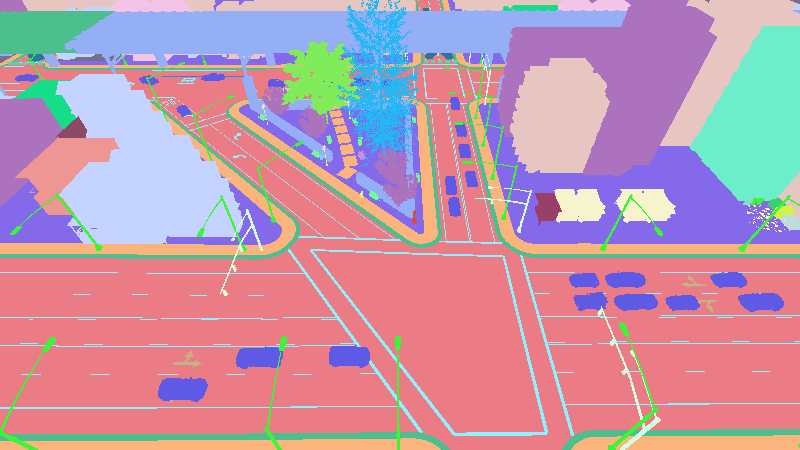
#> input picture data/coperception_uav/town3/airsim_camera_seg/sweeps/CAMERA_BACK_id_0/1623936169572615936_seg.png, 800 x 450 px
$ python -i vid_audit.py   (imports and definitions only)
#> lines starting #> are read from the running program, lines starting #| are printed output that depends on the picture
"""VisDrone2019-VID train / val data-integrity audit (no training, no pilot).

  1. structure: clip ids, frames per clip, resolution, frame-index continuity vs annotation;
  2. annotation schema (VID toolkit: frame_index, target_id, left, top, width, height, score, category, truncation,
     occlusion): value ranges, ignored regions, per-class counts;
  3. track statistics: tracks per clip, track length (frames), fragmentation (gaps inside a track), objects per frame,
     small (< 32^2 px) fraction;
  4. DET leakage: (a) metadata - numeric source ids in DET names (0000013_..._d_...) vs VID clip ids (uav0000013_...);
     (b) 64-bit DCT perceptual hash of EVERY VID frame vs every DET-train / DET-val / DET-test-dev image, Hamming
     distance; pairs <= --thr are suspects, confirmed with a 64x64 grey normalised correlation; side-by-side JPEGs of
     the suspects are written for manual inspection (outside git).
Usage: python -I vid_audit.py VID_ROOT OUT_DIR SIDE_DIR --det NAME=DIR ... [--procs 6] [--thr 10]
"""
import argparse
import json
import re
import sys
from collections import Counter, defaultdict
from multiprocessing import Pool
from pathlib import Path

import numpy as np
from PIL import Image

N = 32
_C = np.array([[np.sqrt((1 if k == 0 else 2) / N) * np.cos(np.pi * (2 * n + 1) * k / (2 * N)) for n in range(N)]
               for k in range(N)])
POP = np.array([bin(i).count("1") for i in range(256)], np.uint8)


def phash(path):
    """(64-bit pHash as 8 uint8, 64x64 grey thumbnail, (w, h))."""
    im = Image.open(path)
#> im is the input picture: PIL image 800x450 RGB; mean R, G, B 192.3, 151.8, 171.2
    w, h = im.size
#> w = 800; h = 450
    g = im.convert("L")
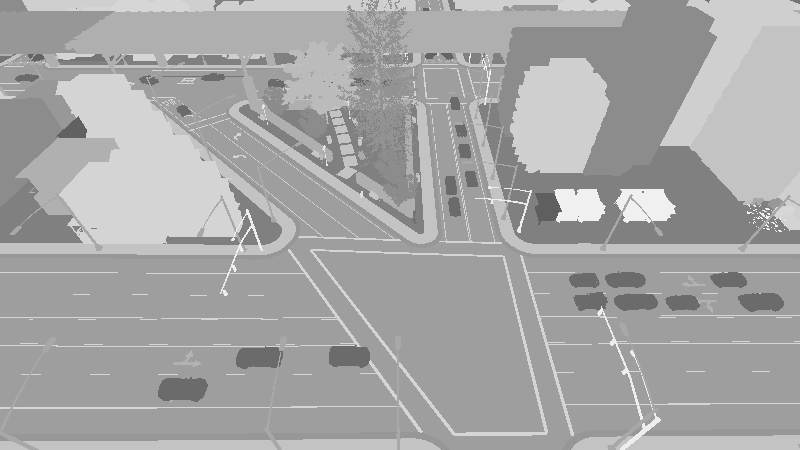
#> g: PIL image 800x450 L; min 95, max 240, mean 166
    a = np.asarray(g.resize((N, N), Image.BILINEAR), np.float64)
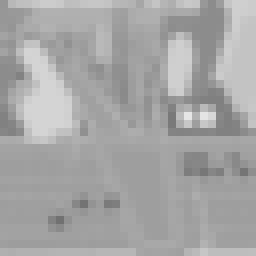
#> a: shape (32, 32) float64 (shown 8 times larger); min 113, max 230, mean 166
    D = _C @ a @ _C.T
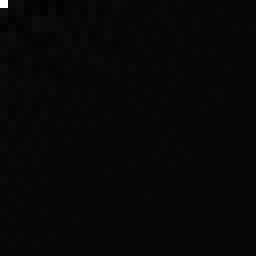
#> D: shape (32, 32) float64 (shown 8 times larger); min -164.1, max 5310.9, mean 4.9; drawn with min black and max white
    low = D[:8, :8].flatten()
#> low = 64 values, max 5310.9 at index 0, min -164.1 at index 5, mean 79.9
    bits = low > np.median(low[1:])
    th = np.asarray(g.resize((64, 64), Image.BILINEAR), np.uint8)
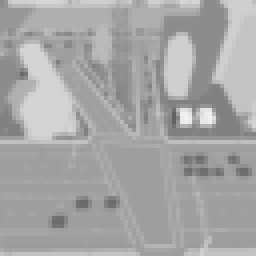
#> th: shape (64, 64) (shown 4 times larger); min 97, max 240, mean 166
    return np.packbits(bits), th, (w, h)


# [6 lines left out: function hash_job, not called in this run]


def read_ann(path):
    A = np.loadtxt(path, delimiter=",", dtype=np.int64, ndmin=2) if path.stat().st_size else np.zeros((0, 10), np.int64)
    return A


# [144 lines left out: functions ncc, main, not called in this run]


# [2 lines not run here, left out]

>>> result = phash('../../../data/coperception_uav/town3/airsim_camera_seg/sweeps/CAMERA_BACK_id_0/1623936169572615936_seg.png')

$ run again, on data/coperception_uav/town3/airsim_camera_seg/sweeps/CAMERA_BACK_id_0/1623937895280669184_seg.png
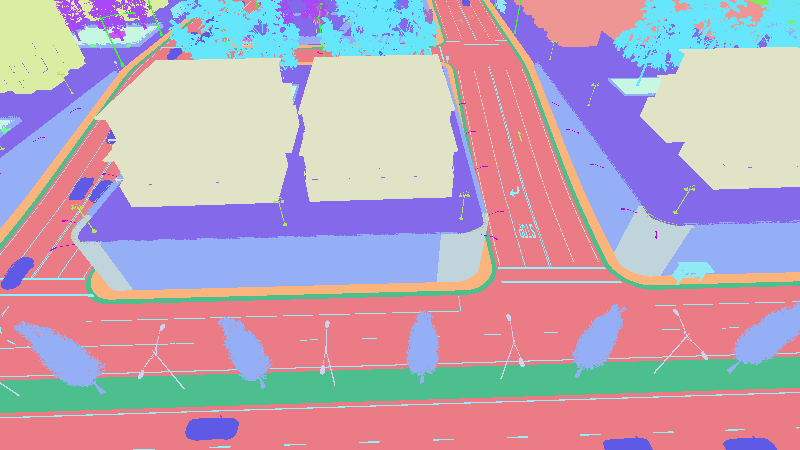
#> input picture data/coperception_uav/town3/airsim_camera_seg/sweeps/CAMERA_BACK_id_0/1623937895280669184_seg.png, 800 x 450 px
#> in phash, im is the input picture: PIL image 800x450 RGB; mean R, G, B 186, 165.2, 183.3
#> in phash, `g = im.convert("L")`:
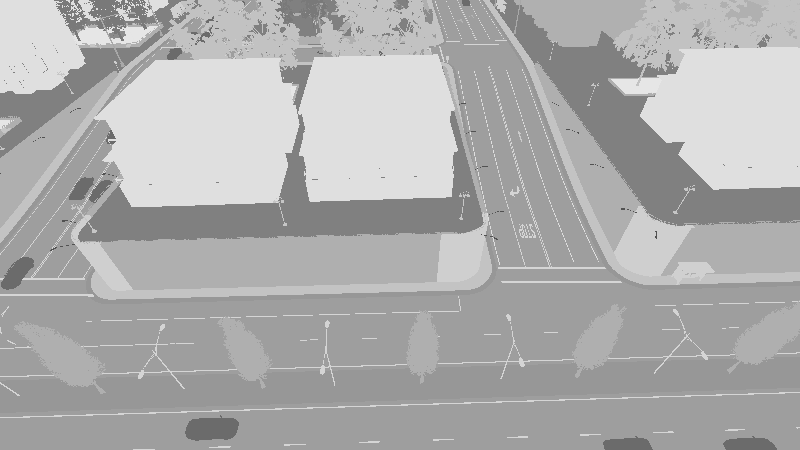
#> g: PIL image 800x450 L; min 81, max 230, mean 173.4
#> low = 64 values, max 5549.4 at index 0, min -211.6 at index 3, mean 99.08
#> in phash, `th = np.asarray(g.resize((64, 64), Image.BILINEAR), np.uint8)`:
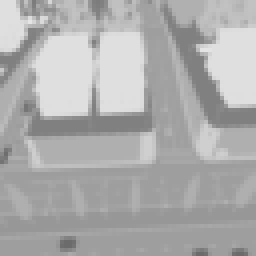
#> th: shape (64, 64) (shown 4 times larger); min 107, max 229, mean 173.4

$ run again, on data/coperception_uav/town3/airsim_camera_seg/sweeps/CAMERA_BACK_id_0/1623937897875724544_seg.png
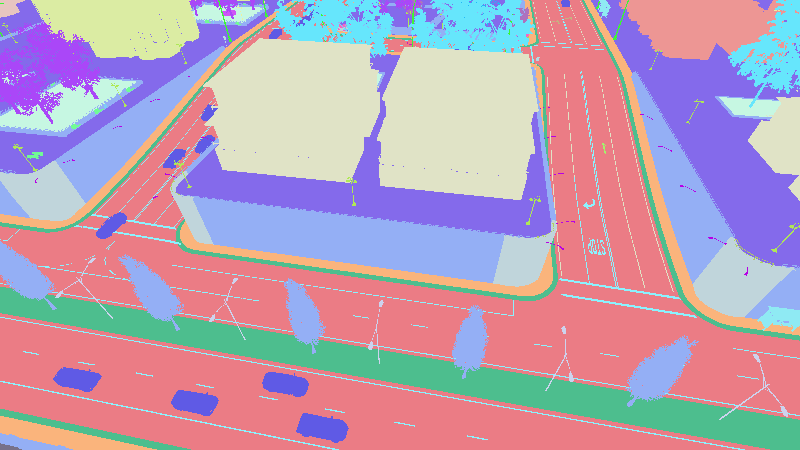
#> input picture data/coperception_uav/town3/airsim_camera_seg/sweeps/CAMERA_BACK_id_0/1623937897875724544_seg.png, 800 x 450 px
#> in phash, im is the input picture: PIL image 800x450 RGB; mean R, G, B 186.6, 159.7, 181.1
#> in phash, `g = im.convert("L")`:
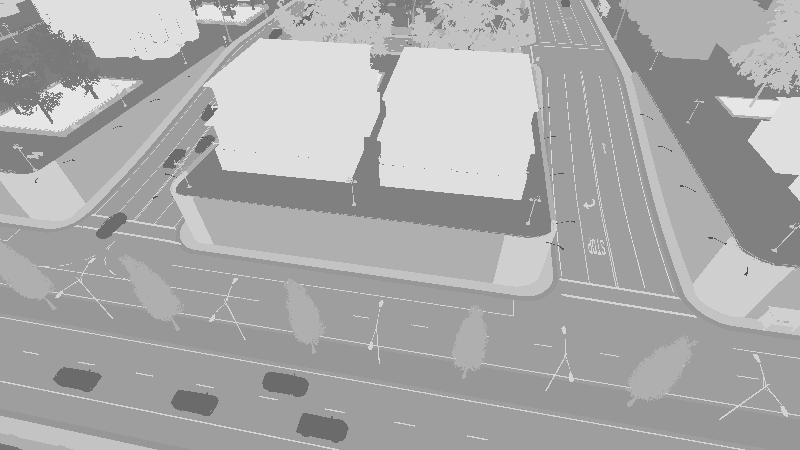
#> g: PIL image 800x450 L; min 81, max 230, mean 170.1
#> low = 64 values, max 5443.5 at index 0, min -223.2 at index 10, mean 82.17
#> in phash, `th = np.asarray(g.resize((64, 64), Image.BILINEAR), np.uint8)`:
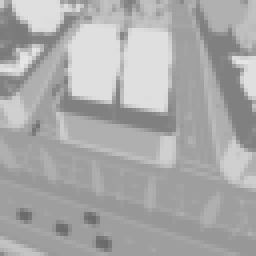
#> th: shape (64, 64) (shown 4 times larger); min 107, max 230, mean 170.1

$ run again, on data/coperception_uav/town3/airsim_camera_seg/sweeps/CAMERA_BACK_id_0/1623939224097021440_seg.png
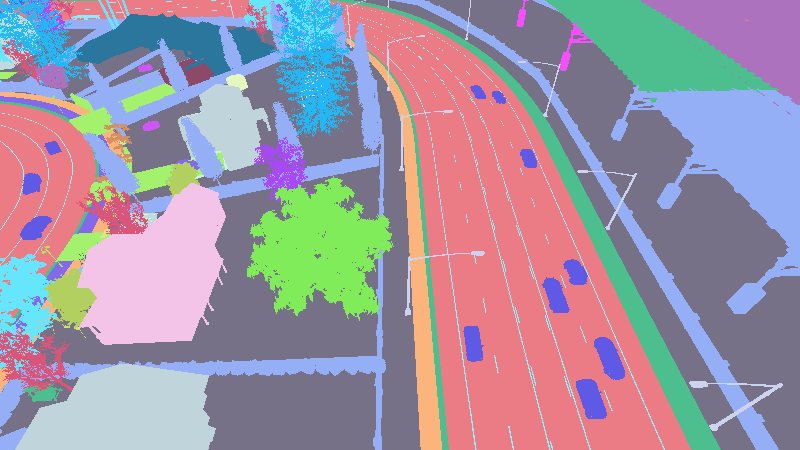
#> input picture data/coperception_uav/town3/airsim_camera_seg/sweeps/CAMERA_BACK_id_0/1623939224097021440_seg.png, 800 x 450 px
#> in phash, im is the input picture: PIL image 800x450 RGB; mean R, G, B 158.6, 148.1, 164.7
#> in phash, `g = im.convert("L")`:
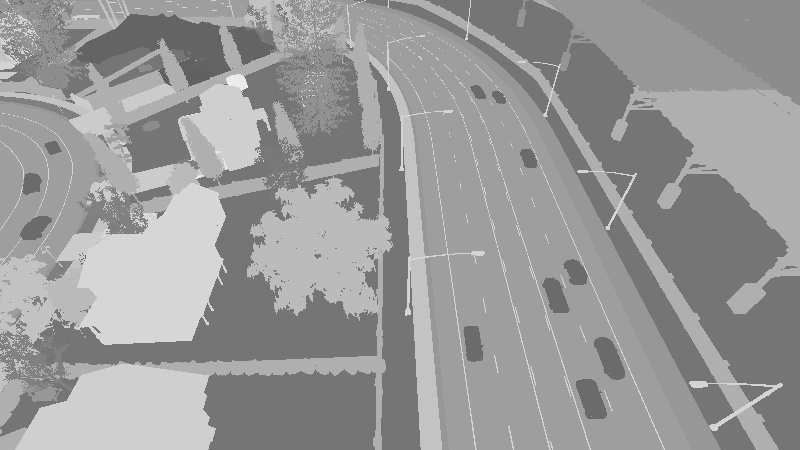
#> g: PIL image 800x450 L; min 95, max 239, mean 153
#> low = 64 values, max 4893.2 at index 0, min -190.6 at index 11, mean 77.71
#> in phash, `th = np.asarray(g.resize((64, 64), Image.BILINEAR), np.uint8)`:
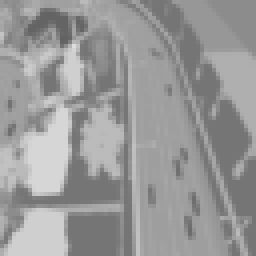
#> th: shape (64, 64) (shown 4 times larger); min 98, max 221, mean 152.9
